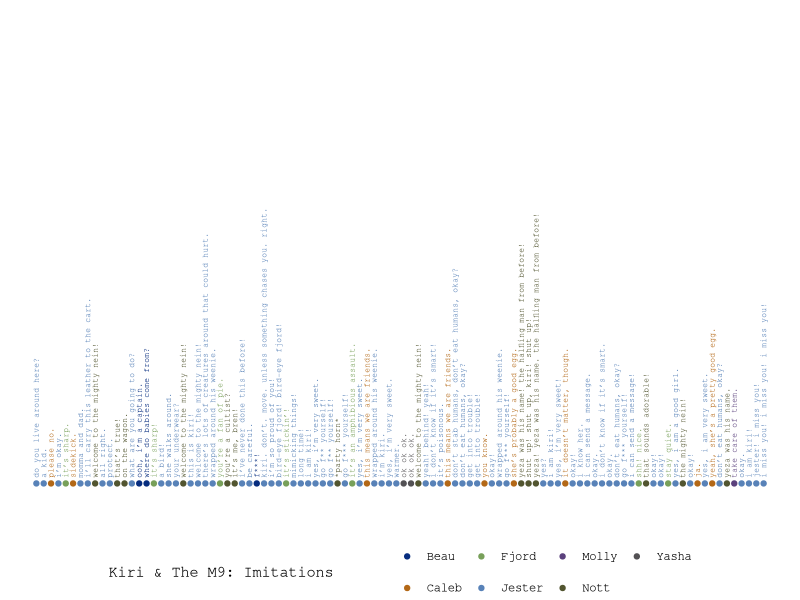

Here is the R script that generated this plot:
## ---- chunk 1
library(magrittr)
## ---- chunk 2
kiri_data <- read.csv("data/Kiri Imitations.csv",
                      stringsAsFactors = FALSE)
head(kiri_data)
## ---- chunk 3
kiri_data_m9 <-
  kiri_data %>%
  dplyr::mutate(imitated = stringr::str_match(Kiri, "like .*\\)")) %>%
  dplyr::mutate(imitated = stringr::str_replace(imitated, "like ", "")) %>%
  dplyr::mutate(imitated = stringr::str_replace(imitated, "\\)", "")) %>%
  dplyr::mutate(Speech = stringr::str_match(Kiri, "[[:alpha:]]\\) .*[[:punct:]]$")) %>%
  dplyr::mutate(Speech = stringr::str_replace(Speech, "[[:alpha:]]\\) ", "")) %>%
  dplyr::mutate(Speech = tolower(Speech)) %>%
  dplyr::filter(imitated %in% c("Beau",
                                "Caleb",
                                "Fjord",
                                "Jester",
                                "Molly",
                                "Nott",
                                "Yasha"))

kiri_data_m9 <-
  kiri_data_m9 %>%
  dplyr::mutate(Number = seq(1:nrow(kiri_data_m9)))

head(kiri_data_m9)
## ---- chunk 4
single_mighty_nein_colors <-
  c("Fjord" = as.character("#78a05a"),
    "Beau" = as.character("#072d7f"),
    "Caleb" = as.character("#b36817"),
    "Nott" = as.character("#525530"),
    "Jester" = as.character("#5882b8"),
    "Molly" = as.character("#5b417d"),
    "Yasha" = as.character("#535154"))

single_mighty_nein_colors
## ---- chunk 5
ggplot2::ggplot(data = kiri_data_m9,
                ggplot2::aes(x = Number, y = 0, color = imitated, label = Speech)) +
  ggplot2::geom_hline(yintercept = 0,
                      color = "white",
                      size = 0.3) +
  ggplot2::geom_point(ggplot2::aes(x = Number, color = imitated)) +
  ggplot2::geom_text(ggplot2::aes(x = Number, 
                                  y = 0.1, 
                                  label = Speech, 
                                  angle = 90, 
                                  hjust = 0), 
                     size = 2, 
                     family = "Courier") +
  ggplot2::coord_cartesian(ylim = c(-0.5, 8)) +
  ggplot2::scale_color_manual(values = single_mighty_nein_colors) +
  ggplot2::theme_void() +
  ggplot2::theme(legend.position = "bottom") +
  ggplot2::theme(axis.title.x = ggplot2::element_blank(),
                 axis.text.x = ggplot2::element_blank(),
                 axis.ticks.x = ggplot2::element_blank(),
                 text = ggplot2::element_text(family="Courier")) +
  ggplot2::labs(col = "Kiri & The M9: Imitations      ") 
